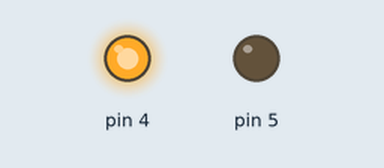
This sketch was run on a simulated Arduino Uno, built with avr-gcc and run on an emulated ATmega328P. On the bench: output pins drawn as LEDs (lit = HIGH).

Above: at 2.0 s.
At 4.2 s:
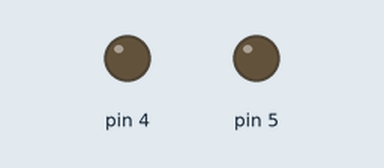
At 6.5 s:
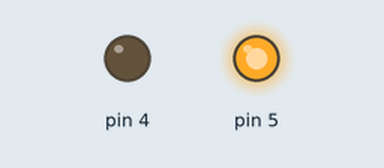
Timing chart, 0 to 11.7 s (numbered marks = the images above):
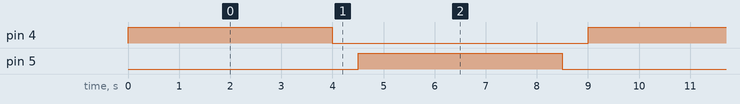

Measured:
- by itself, pin 4, pin 5: alternates HIGH for 4.0 s and LOW for 5.0 s
- by itself, everything shown: repeats every 9.0 s, in 4 steps

The sketch:

clase5_desafio4.ino
```cpp
void setup() {
  // put your setup code here, to run once:
  pinMode(4,OUTPUT);
  pinMode(5,OUTPUT);

}

void loop() {
  // put your main code here, to run repeatedly:
  digitalWrite(4,HIGH);
  delay(4000);
  digitalWrite(4,LOW);
  delay(500);
  digitalWrite(5,HIGH);
  delay(4000);
  digitalWrite(5,LOW);
  delay(500);

}
```
